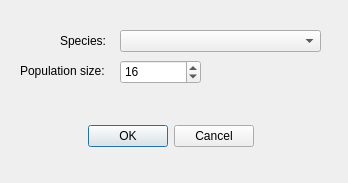
<?xml version="1.0" encoding="UTF-8"?>
<ui version="4.0">
 <class>NewExperimentDialog</class>
 <widget class="QDialog" name="NewExperimentDialog">
  <property name="geometry">
   <rect>
    <x>0</x>
    <y>0</y>
    <width>348</width>
    <height>183</height>
   </rect>
  </property>
  <property name="minimumSize">
   <size>
    <width>348</width>
    <height>183</height>
   </size>
  </property>
  <property name="maximumSize">
   <size>
    <width>348</width>
    <height>16777215</height>
   </size>
  </property>
  <property name="windowTitle">
   <string>New Experiment</string>
  </property>
  <widget class="QLabel" name="label">
   <property name="geometry">
    <rect>
     <x>20</x>
     <y>60</y>
     <width>101</width>
     <height>21</height>
    </rect>
   </property>
   <property name="text">
    <string>Population size:</string>
   </property>
  </widget>
  <widget class="QDialogButtonBox" name="buttonBox">
   <property name="geometry">
    <rect>
     <x>20</x>
     <y>120</y>
     <width>301</width>
     <height>32</height>
    </rect>
   </property>
   <property name="orientation">
    <enum>Qt::Horizontal</enum>
   </property>
   <property name="standardButtons">
    <set>QDialogButtonBox::Cancel|QDialogButtonBox::Ok</set>
   </property>
   <property name="centerButtons">
    <bool>true</bool>
   </property>
  </widget>
  <widget class="QComboBox" name="species_name">
   <property name="geometry">
    <rect>
     <x>120</x>
     <y>30</y>
     <width>201</width>
     <height>22</height>
    </rect>
   </property>
  </widget>
  <widget class="QSpinBox" name="population_size">
   <property name="geometry">
    <rect>
     <x>120</x>
     <y>60</y>
     <width>81</width>
     <height>24</height>
    </rect>
   </property>
   <property name="minimum">
    <number>1</number>
   </property>
   <property name="maximum">
    <number>40</number>
   </property>
   <property name="value">
    <number>16</number>
   </property>
  </widget>
  <widget class="QLabel" name="label_2">
   <property name="geometry">
    <rect>
     <x>60</x>
     <y>30</y>
     <width>51</width>
     <height>21</height>
    </rect>
   </property>
   <property name="text">
    <string>Species:</string>
   </property>
  </widget>
 </widget>
 <resources/>
 <connections>
  <connection>
   <sender>buttonBox</sender>
   <signal>accepted()</signal>
   <receiver>NewExperimentDialog</receiver>
   <slot>accept()</slot>
   <hints>
    <hint type="sourcelabel">
     <x>170</x>
     <y>95</y>
    </hint>
    <hint type="destinationlabel">
     <x>170</x>
     <y>70</y>
    </hint>
   </hints>
  </connection>
  <connection>
   <sender>buttonBox</sender>
   <signal>rejected()</signal>
   <receiver>NewExperimentDialog</receiver>
   <slot>reject()</slot>
   <hints>
    <hint type="sourcelabel">
     <x>170</x>
     <y>95</y>
    </hint>
    <hint type="destinationlabel">
     <x>170</x>
     <y>70</y>
    </hint>
   </hints>
  </connection>
 </connections>
</ui>
